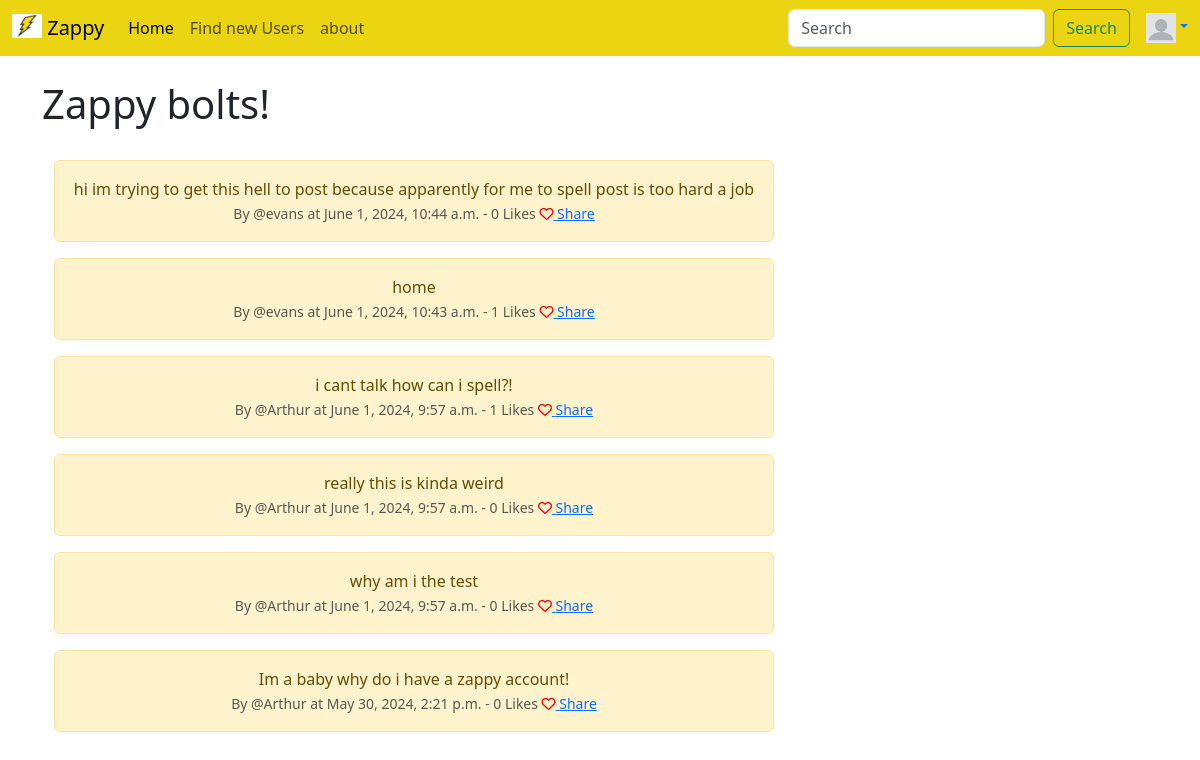
The page / on the database its author committed.
### Tclone/models.py (models this page shows, shortened)
class Bolt(models.Model):
    user = models.ForeignKey(
        User, related_name='bolts',
        on_delete=models.DO_NOTHING
        )
    body = models.CharField(max_length=250)
    created_at = models.DateTimeField(auto_now_add=True)
    likes = models.ManyToManyField(User, related_name="BoltLikes")
    def get_number_likes(self):
        return self.likes.count()

### Tclone/views.py (the view, shortened to what this page needs)
# urls.py: path('', views.home, name="home"),
def home(request):
    context_dict = {}
    context_dict['bolts'] = Bolt.objects.all().order_by("-created_at")
    return render(request, 'home.html', context=context_dict)

### Tclone/templates/home.html (shortened to what this page needs)
{% extends 'base.html' %}
{% block content %}
<h1> Zappy bolts! </h1><br/>
    <div class="container text-center">
        <div class="row">
            <div class = "col-8">
                {%for bolt in bolts %}
                    <div class="alert alert-warning" role="alert">
                        {{bolt.body}}<br/>
                        <small class="text-muted">
                             By @{{bolt.user}} at {{bolt.created_at}} - {{bolt.get_number_likes}} Likes
                            {% if user in bolt.likes.all %}
                                <a href="{% url 'bolt_like' bolt.id %}">
                                    <i class="fa-solid fa-heart" style="color:red"></i>
                                </a>
                            {% else %}
                                <a href="{% url 'bolt_like' bolt.id %}">
                                    <i class="fa fa-heart-o" style="color:red"></i>
                                </a>
                            {% endif %}
                            <a href="{% url 'bolt_share' bolt.id %}"> Share </a>
                        </small>
                    </div>
                {% endfor %}
            </div>
            <div class = "col-4">
            </div>
        </div>
    </div>
{% endblock %}

### rows shown on the page
Bolt: body "hi im trying to get this hell to post because apparently for me to spell post is too hard a job", user "evans", created_at "June 1, 2024, 10:44 a.m.", get_number_likes "0"
Bolt: body "home", user "evans", created_at "June 1, 2024, 10:43 a.m.", get_number_likes "1"
Bolt: body "i cant talk how can i spell?!", user "Arthur", created_at "June 1, 2024, 9:57 a.m.", get_number_likes "1"
Bolt: body "really this is kinda weird", user "Arthur", created_at "June 1, 2024, 9:57 a.m.", get_number_likes "0"
Bolt: body "why am i the test", user "Arthur", created_at "June 1, 2024, 9:57 a.m.", get_number_likes "0"
Bolt: body "Im a baby why do i have a zappy account!", user "Arthur", created_at "May 30, 2024, 2:21 p.m.", get_number_likes "0"
